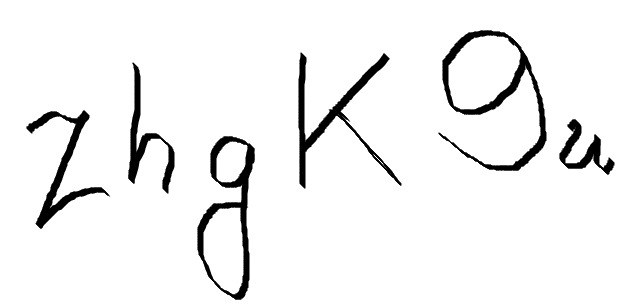
#> input picture sample_captcha.jpeg, 642 x 308 px
$ python -i segmentation.py   (imports and definitions only)   (older library calls are emulated)
#> lines starting #> are read from the running program, lines starting #| are printed output that depends on the picture
import cv2
import numpy as np
import os
import scipy.ndimage


# [46 lines left out: functions getMeanArea, getRatioArea, purify, not called in this run]


def extract_character(image, recursion = 0):
    thresh = cv2.copyMakeBorder(image, 8, 8, 8, 8, cv2.BORDER_REPLICATE)
    pad=5
    thresh=cv2.GaussianBlur(thresh, (3,3), 0)
    #thresh=cv2.medianBlur(image,3)
    #thresh = cv2.adaptiveThreshold(thresh, 255, cv2.ADAPTIVE_THRESH_GAUSSIAN_C,cv2.THRESH_BINARY_INV, blockSize = 321, C = 28)
    ret,thresh=cv2.threshold(thresh,0,255,cv2.THRESH_BINARY_INV+cv2.THRESH_OTSU)
    #cv2.imshow('thresh2',thresh)
    #cv2.waitKey(0)
    #cv2.imshow('Thresh',thresh)
    kernel1 = np.ones((3,3), np.uint8)
    thresh = cv2.dilate(thresh, kernel1, iterations = 1)
    #thresh = cv2.morphologyEx(thresh, cv2.MORPH_CLOSE, kernel3)
    if(recursion<2):
    	thresh2 = cv2.erode(thresh, np.ones((2,2), np.uint8), iterations = 2)
    	thresh2 = scipy.ndimage.median_filter(thresh2, (5, 1)) # remove line noise
    	thresh2 = scipy.ndimage.median_filter(thresh2, (1, 5)) # weaken circle noise
    	thresh2 = scipy.ndimage.median_filter(thresh2, (5, 1)) # remove line noise
    	thresh2 = scipy.ndimage.median_filter(thresh2, (1, 5)) # weaken circle noise
    	contours1, hierarchy = cv2.findContours(thresh2, cv2.RETR_EXTERNAL, cv2.CHAIN_APPROX_SIMPLE)
    else:
    	contours1, hierarchy = cv2.findContours(thresh, cv2.RETR_EXTERNAL, cv2.CHAIN_APPROX_SIMPLE)
    coords=[]
    count=0
    ratioArea = getRatioArea(contours1)
    #print(ratioArea)
    if(ratioArea<0.3 or recursion>1):
    	kernel2 = np.ones((2,2), np.uint8)
    elif(ratioArea>0.85 and recursion<1):
    	kernel2 = np.ones((5,5), np.uint8)
    else:
    	kernel2 = np.ones((3,3), np.uint8)
    if(ratioArea > 0.3 and recursion<2):
    	thresh = cv2.erode(thresh, kernel2, iterations = 2)
    	thresh = scipy.ndimage.median_filter(thresh, (5, 1)) # remove line noise
    	thresh = scipy.ndimage.median_filter(thresh, (1, 5)) # weaken circle noise
    	thresh = scipy.ndimage.median_filter(thresh, (5, 1)) # remove line noise
    	thresh = scipy.ndimage.median_filter(thresh, (1, 5)) # weaken circle noise
    thresh = cv2.dilate(thresh, kernel1, iterations = 1)
    #cv2.imshow('thresh',thresh)
    #cv2.waitKey(0)
    contours, hierarchy = cv2.findContours(thresh, cv2.RETR_EXTERNAL, cv2.CHAIN_APPROX_SIMPLE)
    coords=[]
    count=0
    meanArea=getMeanArea(contours)
    for contour in contours:
        (x,y,w,h)=cv2.boundingRect(contour)
        if cv2.contourArea(contour)>0.05*meanArea:
            if w / h > 1.25:
                #Split it in half into two letter regions
                half_width = int(w / 2)
                coords.append((x, y, half_width, h))
                coords.append((x + half_width, y, half_width, h))
                count=count+2
            else:
                coords.append((x, y, w, h))
                count=count+1
    coords=sorted(coords,key=lambda x: x[0])
    img_paths=[]
    if(count >7 and recursion <3):
    	img_paths_array = extract_character(image, recursion + 1)
    	return img_paths_array
    else:
    	for i in range(count):
        	result=purify(thresh[coords[i][1]:coords[i][1]+coords[i][3],coords[i][0]:coords[i][0]+coords[i][2]])
        	#cv2.imshow('result',result)
        	#cv2.waitKey(0)
        	filename='character'+str(i)+'.jpeg'
        	cv2.imwrite(filename,cv2.bitwise_not(result))
        	img_paths.append(filename)
    	return np.array(img_paths)


>>> import cv2
>>> picture = cv2.imread('sample_captcha.jpeg')
#> picture is the input picture: shape (308, 642, 3); min 0, max 255, mean 240.9
>>> result = extract_character(picture)
#> in extract_character, `thresh = cv2.copyMakeBorder(image, 8, 8, 8, 8, cv2.BORDER_REPLICATE)`:
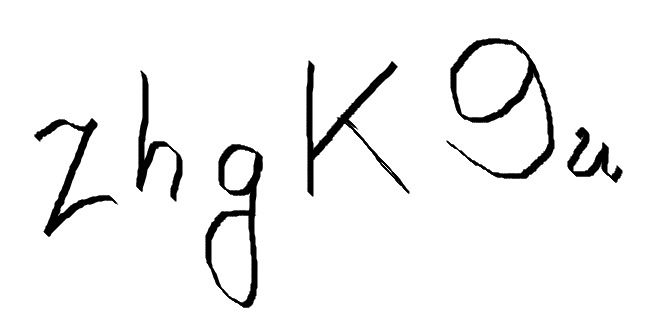
#> thresh: shape (324, 658, 3); min 0, max 255, mean 241.9
#> (the run stopped early here; a loop or call above may not have finished)
